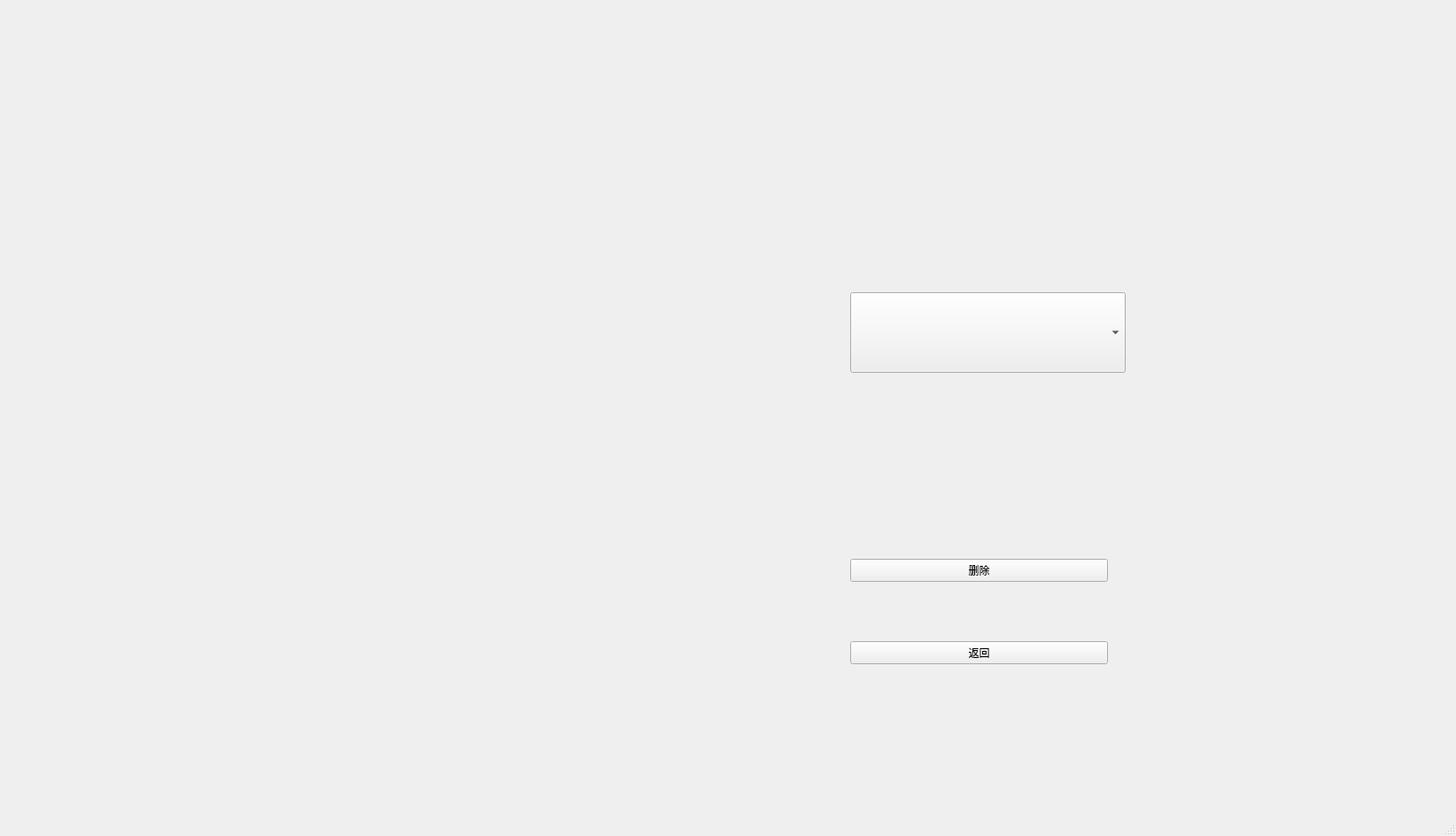
<?xml version="1.0" encoding="UTF-8"?>
<ui version="4.0">
 <class>delete_location</class>
 <widget class="QMainWindow" name="delete_location">
  <property name="geometry">
   <rect>
    <x>0</x>
    <y>0</y>
    <width>1644</width>
    <height>944</height>
   </rect>
  </property>
  <property name="windowTitle">
   <string>MainWindow</string>
  </property>
  <widget class="QWidget" name="centralwidget">
   <widget class="QComboBox" name="comboBox">
    <property name="geometry">
     <rect>
      <x>960</x>
      <y>330</y>
      <width>311</width>
      <height>91</height>
     </rect>
    </property>
   </widget>
   <widget class="QWidget" name="widget" native="true">
    <property name="geometry">
     <rect>
      <x>960</x>
      <y>570</y>
      <width>291</width>
      <height>241</height>
     </rect>
    </property>
    <layout class="QVBoxLayout" name="verticalLayout">
     <item>
      <widget class="QPushButton" name="pushButton">
       <property name="text">
        <string>删除</string>
       </property>
      </widget>
     </item>
     <item>
      <widget class="QPushButton" name="pushButton_2">
       <property name="text">
        <string>返回</string>
       </property>
      </widget>
     </item>
    </layout>
   </widget>
  </widget>
  <widget class="QMenuBar" name="menubar">
   <property name="geometry">
    <rect>
     <x>0</x>
     <y>0</y>
     <width>1644</width>
     <height>21</height>
    </rect>
   </property>
  </widget>
  <widget class="QStatusBar" name="statusbar"/>
 </widget>
 <resources/>
 <connections/>
</ui>
